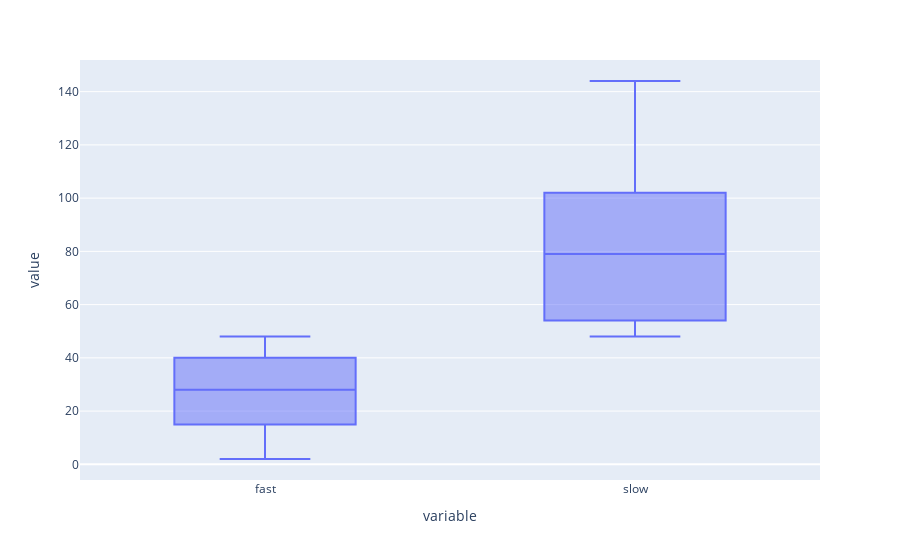

The code cell stored with this chart in its notebook:
### Code cell
import plotly.express as px

px.box(df[['fast', 'slow']])

### Figure 1 — Plotly figure (JSON) as saved in the notebook; plotly's stock layout.template omitted (floating-point values rounded to 4 significant figures; data arrays with more than 128 entries replaced by an {"elided": "..."} marker saying what was removed)
{"data": [{"alignmentgroup": "True", "hovertemplate": "variable=%{x}<br>value=%{y}<extra></extra>", "legendgroup": "", "marker": {"color": "#636efa"}, "name": "", "notched": false, "offsetgroup": "", "orientation": "v", "showlegend": false, "type": "box", "x": {"elided": "200 str values"}, "x0": " ", "xaxis": "x", "y": {"elided": "200 int values"}, "y0": " ", "yaxis": "y"}], "layout": {"boxmode": "group", "legend": {"tracegroupgap": 0}, "margin": {"t": 60}, "xaxis": {"anchor": "y", "domain": [0, 1], "title": {"text": "variable"}}, "yaxis": {"anchor": "x", "domain": [0, 1], "title": {"text": "value"}}}}
